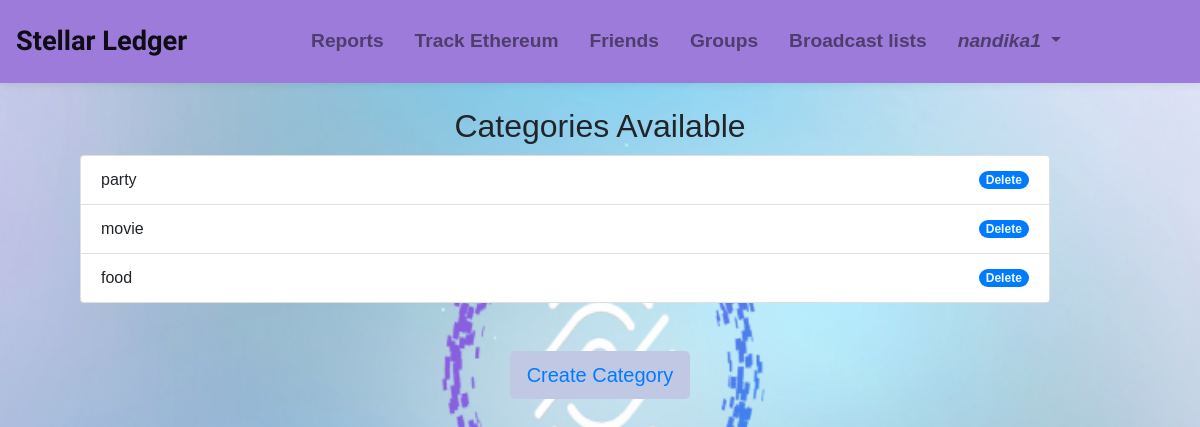
Page /report/viewCategories/ (signed in) on the committed database.
### report/models.py (models this page shows, shortened)
class Category(models.Model):
    category = models.CharField(max_length=20)
    user = models.ForeignKey(User, on_delete=models.CASCADE)

### report/views.py (called while the page is built)
@verified_email_required
def viewCategory(request):
    category = Category.objects.filter(user=request.user)
    return render(request, 'report/viewcategories.html', {
        'categories':category
    })

### templates/report/viewcategories.html
{% extends '../base.html' %}
{% block content %}
<br>
<h2 style="text-align: center;">Categories Available</h2>
<ul class="list-group padding">
    {% for c in categories %}
    <li class="list-group-item d-flex justify-content-between align-items-center">
    {{ c.category }}
    <span class="badge badge-primary badge-pill"><a href="{% url 'deleteCategory' c.id %}" style="color:aliceblue">Delete</a></span>
    </li>
    {% endfor %}
</ul>
<br>
<br>
<div class=" d-flex align-items-center justify-content-center">
    <button type="button" class="btn btn-lg" style="background-color: #c1c8e4 !important;"><a href="{% url 'create' %}">Create Category</a></button>
</div>
{% endblock %}

### templates/base.html (shortened to what this page needs)
{% load static %}
<!DOCTYPE html>
<html lang="en">
<head>
    <link rel="stylesheet" href="{% static 'styles.css' %}">
    <link rel="stylesheet" href="https://cdn.jsdelivr.net/npm/bootstrap@4.4.1/dist/css/bootstrap.min.css">
</head>
<body style="
    background-image: url('imgs/bg.png');
    height: 100vh;
    width: 100vw;
    background-repeat: no-repeat;
    background-size: 100% 100%;
">
    <nav class="navbar navbar-expand-lg navbar-light">
        <a style="font-family: Sofia, sans-serif; font-size: 170%;" class="navbar-brand" href="{% url 'home' %}">Stellar Ledger</a>
          <div class="collapse navbar-collapse justify-content-center" id="navbarNavDropdown" style=" font-size: 120%; font-weight: bold;">
            <ul class="navbar-nav">
              <li class="nav-item">
                <a class="nav-link" href="{% url 'viewTransaction' %}">Reports</a>
              </li>
              <li class="nav-item">
                <a class="nav-link" href="{% url 'eth' %}">Track Ethereum</a>
              </li>
              <li class="nav-item">
                <a class="nav-link" href="{% url 'viewFriend' %}">Friends</a>
              </li>
              <li class="nav-item">
                <a class="nav-link" href="{% url 'view_expense_groups' %}">Groups</a>
              </li>
              <li class="nav-item">
                <a class="nav-link" href="{% url 'viewGroup' %}">Broadcast lists</a>
              </li>
              {% if user.is_authenticated %}
              <li class="nav-item dropdown">
                <button class="nav-link dropdown-toggle" onclick="dropdown()" data-toggle="dropdown" aria-haspopup="true" aria-expanded="false" style="background-color: #9c7bda;">
                  <i class="fas fa-user">{{ user.username }}</i>
                </button>
              </li>
              {% else %}
              <li class="nav-item">
                <a class="nav-link" href="{% url 'account_login' %}">login</a>
              </li>
              {% endif %}
            </ul>
          </div>
        </nav>
    {% block content %}
    {% endblock %}
</body>
</html>

### static/styles.css (style rules this page uses)
.padding { margin-top: 10px; margin-bottom: 10px; margin-right: 150px; margin-left: 80px; }
button { border: none; }

### templates/base.html (style rules this page uses)
body { font-family: 'Poppins', sans-serif; }
.navbar { background-color: #9c7bda; padding: 1rem; box-shadow: 0 0 10px rgba(0, 0, 0, 0.1); }
.navbar-brand { color: #ffffff; font-size: 1.5rem; font-weight: bold; }
.navbar-nav .nav-item { margin-right: 15px; }
.navbar-nav .nav-link { color: #ffffff; font-weight: bold; transition: color 0.3s ease; }

### rows in the picture
Category: category "party"
Category: category "movie"
Category: category "food"

### other values in the picture
{{ user.username }} "nandika1"
